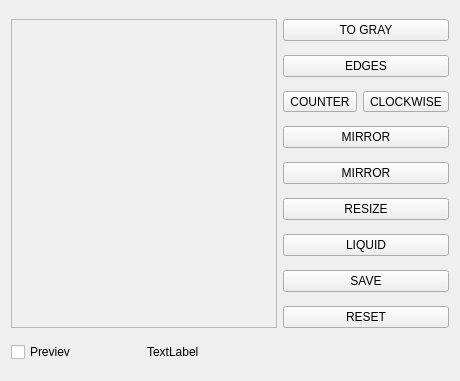
<?xml version="1.0" encoding="UTF-8"?>
<ui version="4.0">
 <class>image_editor</class>
 <widget class="QWidget" name="image_editor">
  <property name="geometry">
   <rect>
    <x>0</x>
    <y>0</y>
    <width>460</width>
    <height>381</height>
   </rect>
  </property>
  <property name="windowTitle">
   <string>IMAGE EDITOR</string>
  </property>
  <property name="windowIcon">
   <iconset resource="icons.qrc">
    <normaloff>:/icons/icons/Crab.ico</normaloff>:/icons/icons/Crab.ico</iconset>
  </property>
  <layout class="QGridLayout" name="gridLayout">
   <item row="0" column="0" rowspan="9" colspan="2">
    <widget class="QScrollArea" name="scrollArea_image">
     <property name="widgetResizable">
      <bool>true</bool>
     </property>
     <widget class="QWidget" name="scroll_widget">
      <property name="geometry">
       <rect>
        <x>0</x>
        <y>0</y>
        <width>359</width>
        <height>310</height>
       </rect>
      </property>
     </widget>
    </widget>
   </item>
   <item row="0" column="2" colspan="2">
    <widget class="QPushButton" name="pushButton_gray">
     <property name="text">
      <string>TO GRAY</string>
     </property>
    </widget>
   </item>
   <item row="1" column="2" colspan="2">
    <widget class="QPushButton" name="pushButton_edges">
     <property name="text">
      <string>EDGES</string>
     </property>
    </widget>
   </item>
   <item row="2" column="2">
    <widget class="QToolButton" name="toolButton_counter">
     <property name="text">
      <string>COUNTER</string>
     </property>
     <property name="icon">
      <iconset resource="icons.qrc">
       <normaloff>:/icons/icons/counter.ico</normaloff>:/icons/icons/counter.ico</iconset>
     </property>
    </widget>
   </item>
   <item row="2" column="3">
    <widget class="QToolButton" name="toolButton_clockwise">
     <property name="text">
      <string>CLOCKWISE</string>
     </property>
     <property name="icon">
      <iconset resource="icons.qrc">
       <normaloff>:/icons/icons/clockwise.ico</normaloff>:/icons/icons/clockwise.ico</iconset>
     </property>
    </widget>
   </item>
   <item row="3" column="2" colspan="2">
    <widget class="QPushButton" name="pushButton_hmirror">
     <property name="text">
      <string>MIRROR</string>
     </property>
     <property name="icon">
      <iconset resource="icons.qrc">
       <normaloff>:/icons/icons/v_mirror.ico</normaloff>:/icons/icons/v_mirror.ico</iconset>
     </property>
    </widget>
   </item>
   <item row="4" column="2" colspan="2">
    <widget class="QPushButton" name="pushButton_vmirror">
     <property name="text">
      <string>MIRROR</string>
     </property>
     <property name="icon">
      <iconset resource="icons.qrc">
       <normaloff>:/icons/icons/h_mirror.ico</normaloff>:/icons/icons/h_mirror.ico</iconset>
     </property>
    </widget>
   </item>
   <item row="5" column="2" colspan="2">
    <widget class="QPushButton" name="pushButton_resize">
     <property name="text">
      <string>RESIZE</string>
     </property>
    </widget>
   </item>
   <item row="6" column="2" colspan="2">
    <widget class="QPushButton" name="pushButton_liquid">
     <property name="text">
      <string>LIQUID</string>
     </property>
    </widget>
   </item>
   <item row="7" column="2" colspan="2">
    <widget class="QPushButton" name="pushButton_save">
     <property name="text">
      <string>SAVE</string>
     </property>
    </widget>
   </item>
   <item row="8" column="2" colspan="2">
    <widget class="QPushButton" name="pushButton_reset">
     <property name="text">
      <string>RESET</string>
     </property>
    </widget>
   </item>
   <item row="9" column="0">
    <widget class="QCheckBox" name="checkBox_prev">
     <property name="text">
      <string>Previev</string>
     </property>
    </widget>
   </item>
   <item row="9" column="1">
    <widget class="QLabel" name="label_size">
     <property name="text">
      <string>TextLabel</string>
     </property>
    </widget>
   </item>
  </layout>
 </widget>
 <resources>
  <include location="icons.qrc"/>
 </resources>
 <connections/>
</ui>
